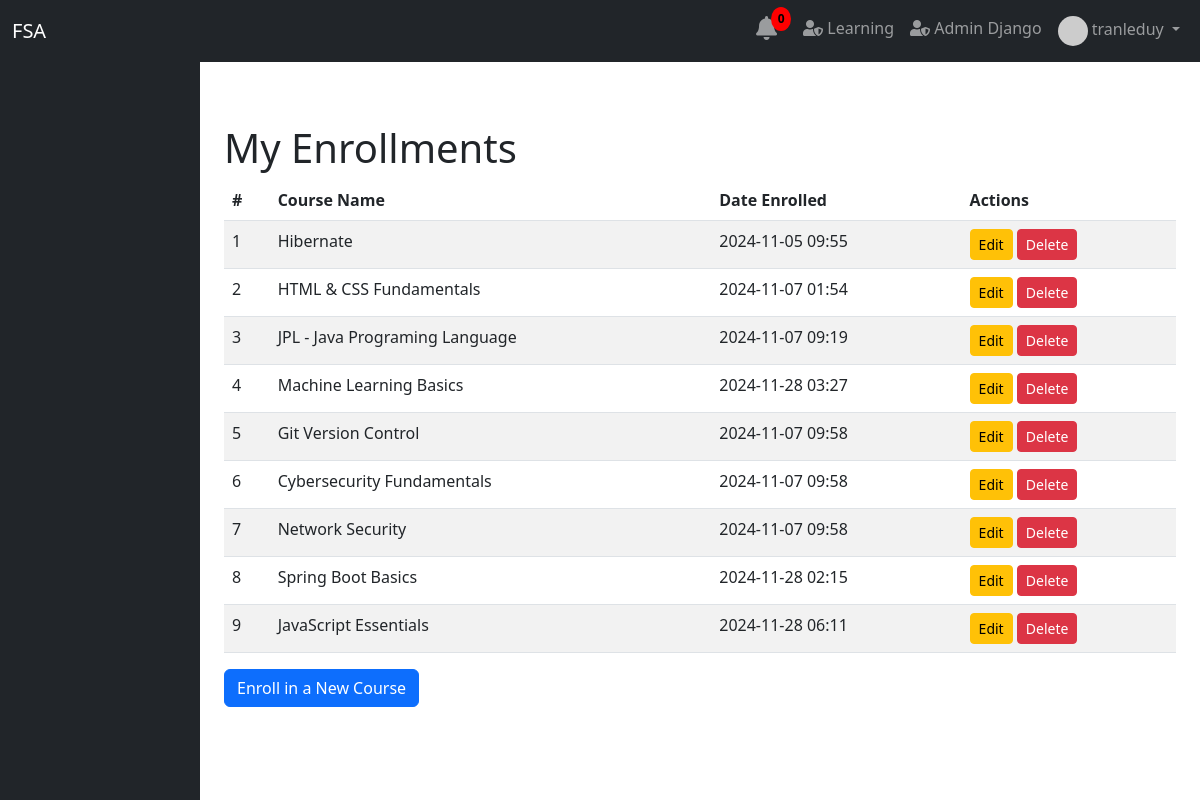
Page /group_enrollment/my-courses/ (signed in) on the committed database.
### user/models.py (models this page shows)
class User(AbstractUser):
    date_joined = models.DateTimeField(auto_now_add=True)
    training_programs = models.ManyToManyField(TrainingProgram, blank=True)
    modules = models.ManyToManyField(Module, related_name='assigned_users', blank=True)
    groups = models.ManyToManyField(
        Group,
        blank=True,
        help_text='The groups this user belongs to.',
        verbose_name='groups',
        related_name='custom_user_groups',
    )
    user_permissions = models.ManyToManyField(
        Permission,
        blank=True,
        help_text='Specific permissions for this user.',
        verbose_name='user permissions',
        related_name='custom_user_permissions',
    )

### course/models.py (models this page shows, shortened)
class Enrollment(models.Model):
    student = models.ForeignKey(settings.AUTH_USER_MODEL, on_delete=models.CASCADE, related_name='enrollments')
    course = models.ForeignKey(Course, on_delete=models.CASCADE, related_name='enrollments')
    date_enrolled = models.DateTimeField(auto_now_add=True)
    date_unenrolled = models.DateTimeField(null=True, blank=True)
    is_active = models.BooleanField(default=True)
    class Meta:
        unique_together = ('student', 'course')

class Course(models.Model):
    course_name = models.CharField(max_length=255, unique=True)
    course_code = models.CharField(max_length=20, unique=True, blank=True, null=True)
    description = models.TextField(blank=True, null=True)
    creator = models.ForeignKey(settings.AUTH_USER_MODEL, on_delete=models.SET_NULL, null=True, blank=True, related_name='created_courses')
    instructor = models.ForeignKey(settings.AUTH_USER_MODEL, on_delete=models.SET_NULL, null=True, blank=True, related_name='taught_courses')
    published = models.BooleanField(default=False)
    prerequisites = models.ManyToManyField('self', symmetrical=False, blank=True, related_name='is_prerequisite_for')
    tags = models.ManyToManyField('Tag', blank=True, related_name='courses')
    image = models.ImageField(upload_to='course_images/', null=True, blank=True)
    price = models.FloatField(default=0)  # Thêm giá trị mặc định nếu cần
    discount = models.FloatField(default=0)

### group_enrollment/views.py (the view)
# urls.py: path('my-courses/', views.enrollment_list, name='enrollment_list'),
def enrollment_list(request):
    enrollments = Enrollment.objects.filter(student=request.user)
    return render(request, 'enrollment/enrollment_list.html', {'enrollments': enrollments})

### group_enrollment/templates/enrollment/enrollment_list.html (shortened to what this page needs)
{% extends 'base.html' %}
{% block content %}
    <div class="container mt-5">
        <h1>My Enrollments</h1>
        {% if enrollments %}
            <table class="table table-striped">
                <thead>
                    <tr>
                        <th>#</th>
                        <th>Course Name</th>
                        <th>Date Enrolled</th>
                        <th>Actions</th>
                    </tr>
                </thead>
                <tbody>
                    {% for enrollment in enrollments %}
                        <tr>
                            <td>{{ forloop.counter }}</td>
                            <td>{{ enrollment.course.course_name }}</td>
                            <td>{{ enrollment.date_enrolled|date:"Y-m-d H:i" }}</td>
                            <td>
                                <a href="{% url 'group_enrollment:edit_enrollment' enrollment.id %}" class="btn btn-warning btn-sm">Edit</a>
                                <form action="{% url 'group_enrollment:delete_enrollment' enrollment.id %}" method="POST" style="display:inline;">
                                    <button type="submit" class="btn btn-danger btn-sm" onclick="return confirm('Are you sure you want to delete this enrollment?');">Delete</button>
                                </form>
                            </td>
                        </tr>
                    {% endfor %}
                </tbody>
            </table>
        {% else %}
            <div class="alert alert-info">You are not enrolled in any courses.</div>
        {% endif %}
        <a href="{% url 'group_enrollment:enroll_student' %}" class="btn btn-primary">Enroll in a New Course</a>
    </div>
{% endblock %}

### main/templates/admin_sidebar.html (shortened to what this page needs)
<!DOCTYPE html>
<html lang="en">
<head>
    <link href="https://cdn.jsdelivr.net/npm/bootstrap@5.3.0-alpha1/dist/css/bootstrap.min.css" rel="stylesheet">
    <link rel="stylesheet" href="https://cdnjs.cloudflare.com/ajax/libs/font-awesome/5.15.4/css/all.min.css">
</head>
<body>
    <nav class="navbar navbar-expand-lg navbar-dark bg-dark fixed-top">
        <div class="container-fluid">
            <a class="navbar-brand" href="{% url 'main:home' %}">FSA</a>
            <div class="collapse navbar-collapse" id="navbarNav">
                <ul class="navbar-nav ms-auto">
                    {% if request.user.is_authenticated %}
                        {% include 'notification_bell.html' %}
                        <li class="nav-item">
                            <a class="nav-link" href="{% url 'student_portal:course_list' %}">
                                <i class="fas fa-user-shield"></i> Learning
                            </a>
                        </li>
                        <li class="nav-item">
                            <a class="nav-link" href="{% url 'admin:index' %}" target="_blank">
                                <i class="fas fa-user-shield"></i> Admin Django
                            </a>
                        </li>
                        <li class="nav-item dropdown">
                            <a class="nav-link dropdown-toggle" href="#" id="userDropdown" role="button" data-bs-toggle="dropdown" aria-expanded="false">
                                {% if request.user.profile.profile_picture_url %}
                                    <img src="{{ request.user.profile.profile_picture_url }}" alt="Profile Picture" class="rounded-circle" width="30" height="30">
                                {% endif %}
                                {{ request.user.get_full_name|default:request.user.username }}
                            </a>
                        </li>
                    {% else %}
                        <li class="nav-item"><a class="nav-link" href="{% url 'main:register_email' %}">Register</a></li>
                        <li class="nav-item"><a class="nav-link" href="{% url 'main:login' %}">Login</a></li>
                    {% endif %}
                </ul>
            </div>
        </div>
    </nav>
    <div class="container-fluid">
        <div class="row">
            <nav id="sidebar" class="col-md-3 col-lg-2 bg-dark pt-3 vh-100 d-flex flex-column position-fixed" style="height: 100vh; overflow-y: auto;">
            </nav>
        </div>
    </div>
</body>
</html>

### rows in the picture
User: user.get_full_name "tranleduy"
Enrollment: course.course_name "Hibernate", date_enrolled "2024-11-05 09:55"
Enrollment: course.course_name "HTML & CSS Fundamentals", date_enrolled "2024-11-07 01:54"
Enrollment: course.course_name "JPL - Java Programing Language", date_enrolled "2024-11-07 09:19"
Enrollment: course.course_name "Machine Learning Basics", date_enrolled "2024-11-28 03:27"
Enrollment: course.course_name "Git Version Control", date_enrolled "2024-11-07 09:58"
Enrollment: course.course_name "Cybersecurity Fundamentals", date_enrolled "2024-11-07 09:58"
Enrollment: course.course_name "Network Security", date_enrolled "2024-11-07 09:58"
Enrollment: course.course_name "Spring Boot Basics", date_enrolled "2024-11-28 02:15"
Enrollment: course.course_name "JavaScript Essentials", date_enrolled "2024-11-28 06:11"
